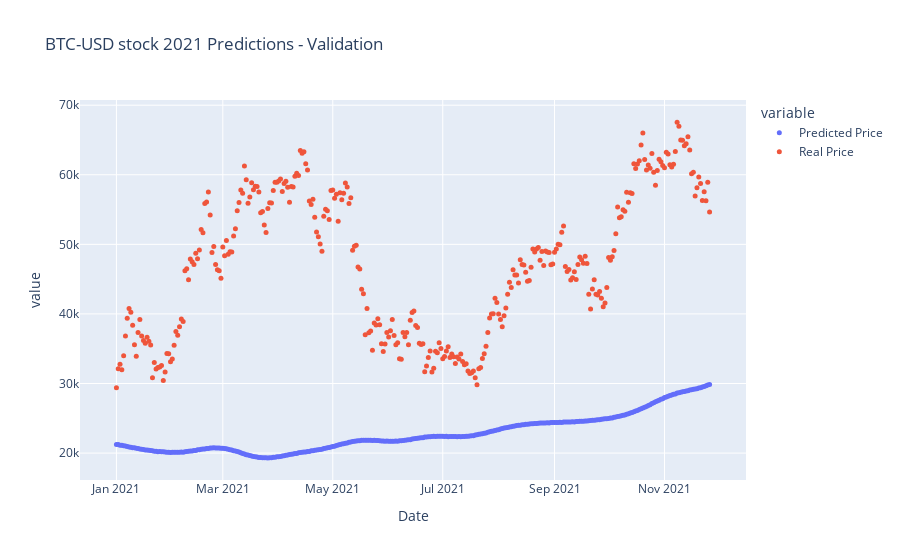

Notebook source saved alongside this figure:
### Code cell
# Validating predictions
val2 = forecast2.merge(btc, on='ds', how='right')
val2 = val2[['ds', 'yhat', 'y']]
val2.columns = ['Date', 'Predicted Price', 'Real Price']
val2 = val2[val2.Date.dt.year == 2021]
fig = px.scatter(val2, x=val2.Date, y=val2.columns[1:],
                title='BTC-USD stock 2021 Predictions - Validation')
fig.update_traces(marker_size=5)
fig.show()

### Figure 1 — Plotly figure (JSON) as saved in the notebook; plotly's stock layout.template omitted (floating-point values rounded to 4 significant figures; data arrays with more than 128 entries replaced by an {"elided": "..."} marker saying what was removed)
{"data": [{"hovertemplate": "variable=Predicted Price<br>Date=%{x}<br>value=%{y}<extra></extra>", "legendgroup": "Predicted Price", "marker": {"color": "#636efa", "size": 5, "symbol": "circle"}, "mode": "markers", "name": "Predicted Price", "orientation": "v", "showlegend": true, "type": "scatter", "x": {"elided": "330 str values"}, "xaxis": "x", "y": {"elided": "330 float values"}, "yaxis": "y"}, {"hovertemplate": "variable=Real Price<br>Date=%{x}<br>value=%{y}<extra></extra>", "legendgroup": "Real Price", "marker": {"color": "#EF553B", "size": 5, "symbol": "circle"}, "mode": "markers", "name": "Real Price", "orientation": "v", "showlegend": true, "type": "scatter", "x": {"elided": "330 str values"}, "xaxis": "x", "y": {"elided": "330 float values"}, "yaxis": "y"}], "layout": {"legend": {"title": {"text": "variable"}, "tracegroupgap": 0}, "title": {"text": "BTC-USD stock 2021 Predictions - Validation"}, "xaxis": {"anchor": "y", "domain": [0, 1], "title": {"text": "Date"}}, "yaxis": {"anchor": "x", "domain": [0, 1], "title": {"text": "value"}}}}
